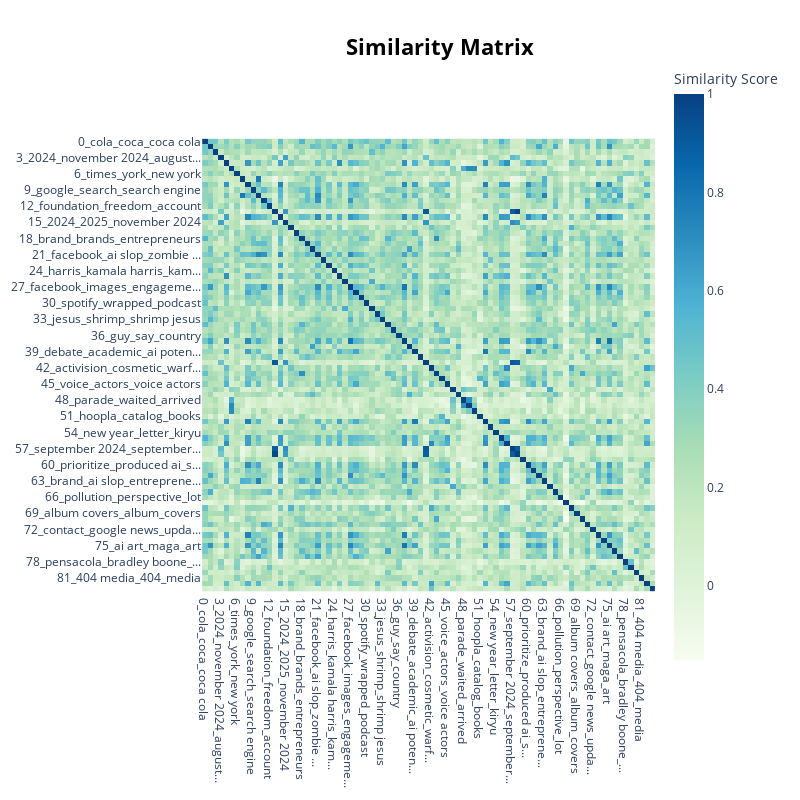

The code cell stored with this chart in its notebook:
### Code cell
topic_model.visualize_heatmap()

### Figure 1 — Plotly figure (JSON) as saved in the notebook; plotly's stock layout.template omitted (floating-point values rounded to 4 significant figures; data arrays with more than 128 entries replaced by an {"elided": "..."} marker saying what was removed)
{"data": [{"coloraxis": "coloraxis", "hovertemplate": "x: %{x}<br>y: %{y}<br>Similarity Score: %{z}<extra></extra>", "name": "0", "type": "heatmap", "x": ["0_cola_coca_coca cola", "1_trump_donald trump_donald", "2_experience_wonka_event", "3_2024_november 2024_august...", "4_foamstars_enix_square enix", "5_dublin_halloween_hallowee...", "6_times_york_new york", "7_slop_slop slop_kind slop", "8_generative ai_generative_...", "9_google_search_search engine", "10_slop_slop term_term", "11_facebook_link_ad", "12_foundation_freedom_account", "13_2025 retrieved_retrieved...", "14_generated content_conten...", "15_2024_2025_november 2024", "16_angry_quest_rovio", "17_analyst_warned_crucial", "18_brand_brands_entrepreneurs", "19_spam_email_term", "20_hurricane_fema_government", "21_facebook_ai slop_zombie ...", "22_yes_worry_guys", "23_tiktok_xiaonan_viral tik...", "24_harris_kamala harris_kam...", "25_enix_square enix_square", "26_said_likes_quite", "27_facebook_images_engageme...", "28_chatgpt_chatbots_language", "29_brainrot_italian brainro...", "30_spotify_wrapped_podcast", "31_arrived_vacuum_saw", "32_santa_loading_zombie santa", "33_jesus_shrimp_shrimp jesus", "34_advertisement_ads_preview", "35_related_article_guidelines", "36_guy_say_country", "37_signs_image_image genera...", "38_reality_americans_beliefs", "39_debate_academic_ai poten...", "40_scammers_scam_know", "41_2024 retrieved_retrieved...", "42_activision_cosmetic_warf...", "43_leverage technologies_ne...", "44_books_book_generated books", "45_voice_actors_voice actors", "46_event_ticket_44", "47_misinformation_misinform...", "48_parade_waited_arrived", "49_parade_gathered_street", "50_halloween_events_ireland", "51_hoopla_catalog_books", "52_failed_ai game_entirely ai", "53_mistake_check_knew", "54_new year_letter_kiryu", "55_film_narration_novocaine", "56_activision_assets_artists", "57_september 2024_september...", "58_2025 retrieved_retrieved...", "59_eurogamer_german_sign", "60_prioritize_produced ai_s...", "61_listen_app_produced", "62_imagery_photo_images", "63_brand_ai slop_entreprene...", "64_event_minute_tried best", "65_far right_influencers_ri...", "66_pollution_perspective_lot", "67_ign_ign com_wyp100", "68_guitar hero_hero_guitar", "69_album covers_album_covers", "70_technology_performance_d...", "71_earned_accounts_dozens", "72_contact_google news_upda...", "73_adequate_generative ai_g...", "74_meta_content moderation_...", "75_ai art_maga_art", "76_source_revenue_traffic", "77_slang_garbage_youtube", "78_pensacola_bradley boone_...", "79_wyp100_ign_twitter", "80_revenue_make money_money", "81_404 media_404_media", "82_ops_black ops_black", "83_points_500_bundle"], "xaxis": "x", "y": ["0_cola_coca_coca cola", "1_trump_donald trump_donald", "2_experience_wonka_event", "3_2024_november 2024_august...", "4_foamstars_enix_square enix", "5_dublin_halloween_hallowee...", "6_times_york_new york", "7_slop_slop slop_kind slop", "8_generative ai_generative_...", "9_google_search_search engine", "10_slop_slop term_term", "11_facebook_link_ad", "12_foundation_freedom_account", "13_2025 retrieved_retrieved...", "14_generated content_conten...", "15_2024_2025_november 2024", "16_angry_quest_rovio", "17_analyst_warned_crucial", "18_brand_brands_entrepreneurs", "19_spam_email_term", "20_hurricane_fema_government", "21_facebook_ai slop_zombie ...", "22_yes_worry_guys", "23_tiktok_xiaonan_viral tik...", "24_harris_kamala harris_kam...", "25_enix_square enix_square", "26_said_likes_quite", "27_facebook_images_engageme...", "28_chatgpt_chatbots_language", "29_brainrot_italian brainro...", "30_spotify_wrapped_podcast", "31_arrived_vacuum_saw", "32_santa_loading_zombie santa", "33_jesus_shrimp_shrimp jesus", "34_advertisement_ads_preview", "35_related_article_guidelines", "36_guy_say_country", "37_signs_image_image genera...", "38_reality_americans_beliefs", "39_debate_academic_ai poten...", "40_scammers_scam_know", "41_2024 retrieved_retrieved...", "42_activision_cosmetic_warf...", "43_leverage technologies_ne...", "44_books_book_generated books", "45_voice_actors_voice actors", "46_event_ticket_44", "47_misinformation_misinform...", "48_parade_waited_arrived", "49_parade_gathered_street", "50_halloween_events_ireland", "51_hoopla_catalog_books", "52_failed_ai game_entirely ai", "53_mistake_check_knew", "54_new year_letter_kiryu", "55_film_narration_novocaine", "56_activision_assets_artists", "57_september 2024_september...", "58_2025 retrieved_retrieved...", "59_eurogamer_german_sign", "60_prioritize_produced ai_s...", "61_listen_app_produced", "62_imagery_photo_images", "63_brand_ai slop_entreprene...", "64_event_minute_tried best", "65_far right_influencers_ri...", "66_pollution_perspective_lot", "67_ign_ign com_wyp100", "68_guitar hero_hero_guitar", "69_album covers_album_covers", "70_technology_performance_d...", "71_earned_accounts_dozens", "72_contact_google news_upda...", "73_adequate_generative ai_g...", "74_meta_content moderation_...", "75_ai art_maga_art", "76_source_revenue_traffic", "77_slang_garbage_youtube", "78_pensacola_bradley boone_...", "79_wyp100_ign_twitter", "80_revenue_make money_money", "81_404 media_404_media", "82_ops_black ops_black", "83_points_500_bundle"], "yaxis": "y", "z": {"elided": "84x84 float values"}}], "layout": {"coloraxis": {"colorbar": {"title": {"text": "Similarity Score"}}, "colorscale": [[0, "rgb(247,252,240)"], [0.125, "rgb(224,243,219)"], [0.25, "rgb(204,235,197)"], [0.375, "rgb(168,221,181)"], [0.5, "rgb(123,204,196)"], [0.625, "rgb(78,179,211)"], [0.75, "rgb(43,140,190)"], [0.875, "rgb(8,104,172)"], [1, "rgb(8,64,129)"]]}, "height": 800, "hoverlabel": {"bgcolor": "white", "font": {"family": "Rockwell", "size": 16}}, "legend": {"title": {"text": "Trend"}}, "margin": {"t": 60}, "showlegend": true, "title": {"font": {"color": "Black", "size": 22}, "text": "<b>Similarity Matrix</b>", "x": 0.55, "xanchor": "center", "y": 0.95, "yanchor": "top"}, "width": 800, "xaxis": {"anchor": "y", "constrain": "domain", "domain": [0, 1], "scaleanchor": "y"}, "yaxis": {"anchor": "x", "autorange": "reversed", "constrain": "domain", "domain": [0, 1]}}}
